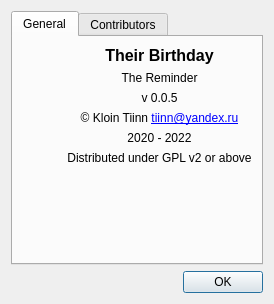
<?xml version="1.0" encoding="UTF-8"?>
<ui version="4.0">
 <class>AboutWindow</class>
 <widget class="QDialog" name="AboutWindow">
  <property name="geometry">
   <rect>
    <x>0</x>
    <y>0</y>
    <width>274</width>
    <height>304</height>
   </rect>
  </property>
  <property name="windowTitle">
   <string>About</string>
  </property>
  <layout class="QVBoxLayout" name="verticalLayout">
   <item>
    <widget class="QTabWidget" name="tabWidget">
     <property name="currentIndex">
      <number>0</number>
     </property>
     <widget class="QWidget" name="tabGeneral">
      <attribute name="title">
       <string>General</string>
      </attribute>
      <layout class="QVBoxLayout" name="verticalLayout_4">
       <item>
        <layout class="QHBoxLayout" name="horizontalLayout">
         <item>
          <widget class="QLabel" name="lbIcon">
           <property name="text">
            <string/>
           </property>
           <property name="pixmap">
            <pixmap resource="TheirBirthday.qrc">:/new/files/TheirBirthday.ico</pixmap>
           </property>
          </widget>
         </item>
         <item>
          <layout class="QVBoxLayout" name="verticalLayout_3">
           <item>
            <widget class="QLabel" name="lbName">
             <property name="font">
              <font>
               <pointsize>12</pointsize>
               <weight>75</weight>
               <bold>true</bold>
              </font>
             </property>
             <property name="text">
              <string notr="true">Their Birthday</string>
             </property>
             <property name="alignment">
              <set>Qt::AlignCenter</set>
             </property>
            </widget>
           </item>
           <item>
            <widget class="QLabel" name="lbDesc">
             <property name="text">
              <string>The Reminder</string>
             </property>
             <property name="alignment">
              <set>Qt::AlignCenter</set>
             </property>
            </widget>
           </item>
           <item>
            <widget class="QLabel" name="lbVer">
             <property name="text">
              <string notr="true">v 0.0.5</string>
             </property>
             <property name="alignment">
              <set>Qt::AlignCenter</set>
             </property>
            </widget>
           </item>
           <item>
            <widget class="QLabel" name="lbAuthor">
             <property name="text">
              <string notr="true">© Kloin Tiinn &lt;a href=&quot;pub@zvyozdochkin.ru&quot;&gt;tiinn@yandex.ru&lt;/a&gt;</string>
             </property>
             <property name="textFormat">
              <enum>Qt::RichText</enum>
             </property>
             <property name="alignment">
              <set>Qt::AlignCenter</set>
             </property>
            </widget>
           </item>
           <item>
            <widget class="QLabel" name="lbYear_2">
             <property name="text">
              <string notr="true">2020 - 2022</string>
             </property>
             <property name="alignment">
              <set>Qt::AlignCenter</set>
             </property>
            </widget>
           </item>
           <item>
            <widget class="QLabel" name="lbLicense">
             <property name="text">
              <string>Distributed under GPL v2 or above</string>
             </property>
             <property name="alignment">
              <set>Qt::AlignCenter</set>
             </property>
            </widget>
           </item>
          </layout>
         </item>
        </layout>
       </item>
       <item>
        <spacer name="verticalSpacer">
         <property name="orientation">
          <enum>Qt::Vertical</enum>
         </property>
         <property name="sizeHint" stdset="0">
          <size>
           <width>20</width>
           <height>26</height>
          </size>
         </property>
        </spacer>
       </item>
      </layout>
     </widget>
     <widget class="QWidget" name="tabContributors">
      <attribute name="title">
       <string>Contributors</string>
      </attribute>
      <layout class="QVBoxLayout" name="verticalLayout_2">
       <item>
        <widget class="QListWidget" name="lwContributors"/>
       </item>
      </layout>
     </widget>
    </widget>
   </item>
   <item>
    <widget class="QDialogButtonBox" name="buttonBox">
     <property name="orientation">
      <enum>Qt::Horizontal</enum>
     </property>
     <property name="standardButtons">
      <set>QDialogButtonBox::Ok</set>
     </property>
    </widget>
   </item>
  </layout>
 </widget>
 <resources>
  <include location="TheirBirthday.qrc"/>
 </resources>
 <connections>
  <connection>
   <sender>buttonBox</sender>
   <signal>accepted()</signal>
   <receiver>AboutWindow</receiver>
   <slot>accept()</slot>
   <hints>
    <hint type="sourcelabel">
     <x>248</x>
     <y>254</y>
    </hint>
    <hint type="destinationlabel">
     <x>157</x>
     <y>274</y>
    </hint>
   </hints>
  </connection>
  <connection>
   <sender>buttonBox</sender>
   <signal>rejected()</signal>
   <receiver>AboutWindow</receiver>
   <slot>reject()</slot>
   <hints>
    <hint type="sourcelabel">
     <x>316</x>
     <y>260</y>
    </hint>
    <hint type="destinationlabel">
     <x>286</x>
     <y>274</y>
    </hint>
   </hints>
  </connection>
 </connections>
</ui>
